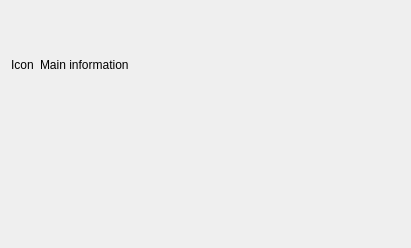
<ui version="4.0" >
 <class>DetailDialogBase</class>
 <widget class="QDialog" name="DetailDialogBase" >
  <property name="geometry" >
   <rect>
    <x>0</x>
    <y>0</y>
    <width>411</width>
    <height>248</height>
   </rect>
  </property>
  <property name="windowTitle" >
   <string>Log Line Details</string>
  </property>
  <property name="whatsThis" >
   <string>This dialog displays detailed information about the currently selected log line.</string>
  </property>
  <layout class="QGridLayout" >
   <item row="1" column="0" colspan="2" >
    <widget class="KTextEdit" native="1" name="message" >
     <property name="sizePolicy" >
      <sizepolicy vsizetype="Preferred" hsizetype="Preferred" >
       <horstretch>0</horstretch>
       <verstretch>0</verstretch>
      </sizepolicy>
     </property>
     <property name="text" stdset="0" >
      <string>Message</string>
     </property>
     <property name="readOnly" stdset="0" >
      <bool>true</bool>
     </property>
    </widget>
   </item>
   <item row="0" column="0" >
    <widget class="QLabel" name="icon" >
     <property name="sizePolicy" >
      <sizepolicy vsizetype="Preferred" hsizetype="Preferred" >
       <horstretch>0</horstretch>
       <verstretch>0</verstretch>
      </sizepolicy>
     </property>
     <property name="text" >
      <string>Icon</string>
     </property>
     <property name="wordWrap" >
      <bool>false</bool>
     </property>
    </widget>
   </item>
   <item row="0" column="1" >
    <widget class="QLabel" name="header" >
     <property name="sizePolicy" >
      <sizepolicy vsizetype="Expanding" hsizetype="Preferred" >
       <horstretch>2</horstretch>
       <verstretch>0</verstretch>
      </sizepolicy>
     </property>
     <property name="text" >
      <string>Main information</string>
     </property>
     <property name="wordWrap" >
      <bool>false</bool>
     </property>
    </widget>
   </item>
   <item row="2" column="0" colspan="2" >
    <layout class="QHBoxLayout" >
     <property name="leftMargin" >
      <number>0</number>
     </property>
     <property name="topMargin" >
      <number>0</number>
     </property>
     <property name="rightMargin" >
      <number>0</number>
     </property>
     <property name="bottomMargin" >
      <number>0</number>
     </property>
     <item>
      <widget class="KPushButton" native="1" name="previous" >
       <property name="sizePolicy" >
        <sizepolicy vsizetype="Fixed" hsizetype="Minimum" >
         <horstretch>0</horstretch>
         <verstretch>0</verstretch>
        </sizepolicy>
       </property>
       <property name="toolTip" >
        <string>Move to the previous line</string>
       </property>
       <property name="whatsThis" >
        <string>Moves to the previous line. This button is deactivated if there is no previous log line.</string>
       </property>
       <property name="text" stdset="0" >
        <string>&amp;Back</string>
       </property>
       <property name="stdItem" stdset="0" >
        <number>14</number>
       </property>
      </widget>
     </item>
     <item>
      <widget class="KPushButton" native="1" name="next" >
       <property name="sizePolicy" >
        <sizepolicy vsizetype="Fixed" hsizetype="Minimum" >
         <horstretch>0</horstretch>
         <verstretch>0</verstretch>
        </sizepolicy>
       </property>
       <property name="toolTip" >
        <string>Move to the next line</string>
       </property>
       <property name="whatsThis" >
        <string>Moves to the next line. This button is deactivated if there is no next log line.</string>
       </property>
       <property name="text" stdset="0" >
        <string>&amp;Forward</string>
       </property>
       <property name="stdItem" stdset="0" >
        <number>15</number>
       </property>
      </widget>
     </item>
     <item>
      <spacer>
       <property name="orientation" >
        <enum>Qt::Vertical</enum>
       </property>
       <property name="sizeType" >
        <enum>QSizePolicy::Expanding</enum>
       </property>
       <property name="sizeHint" >
        <size>
         <width>100</width>
         <height>31</height>
        </size>
       </property>
      </spacer>
     </item>
     <item>
      <widget class="KPushButton" native="1" name="closeButton" >
       <property name="sizePolicy" >
        <sizepolicy vsizetype="Fixed" hsizetype="Minimum" >
         <horstretch>0</horstretch>
         <verstretch>0</verstretch>
        </sizepolicy>
       </property>
       <property name="toolTip" >
        <string>Close the Detail dialog.</string>
       </property>
       <property name="whatsThis" >
        <string>Closes this Detail dialog.</string>
       </property>
       <property name="text" stdset="0" >
        <string>&amp;Close</string>
       </property>
       <property name="stdItem" stdset="0" >
        <number>13</number>
       </property>
      </widget>
     </item>
    </layout>
   </item>
  </layout>
 </widget>
 <customwidgets>
  <customwidget>
   <class>KTextEdit</class>
   <extends>QWidget</extends>
   <header>ktextedit.h</header>
  </customwidget>
  <customwidget>
   <class>KPushButton</class>
   <extends>QWidget</extends>
   <header>kpushbutton.h</header>
  </customwidget>
 </customwidgets>
 <tabstops>
  <tabstop>message</tabstop>
 </tabstops>
 <includes>
  <include location="local" >ktextedit.h</include>
  <include location="local" >kpushbutton.h</include>
  <include location="local" >kpushbutton.h</include>
  <include location="local" >kpushbutton.h</include>
 </includes>
 <connections/>
</ui>
